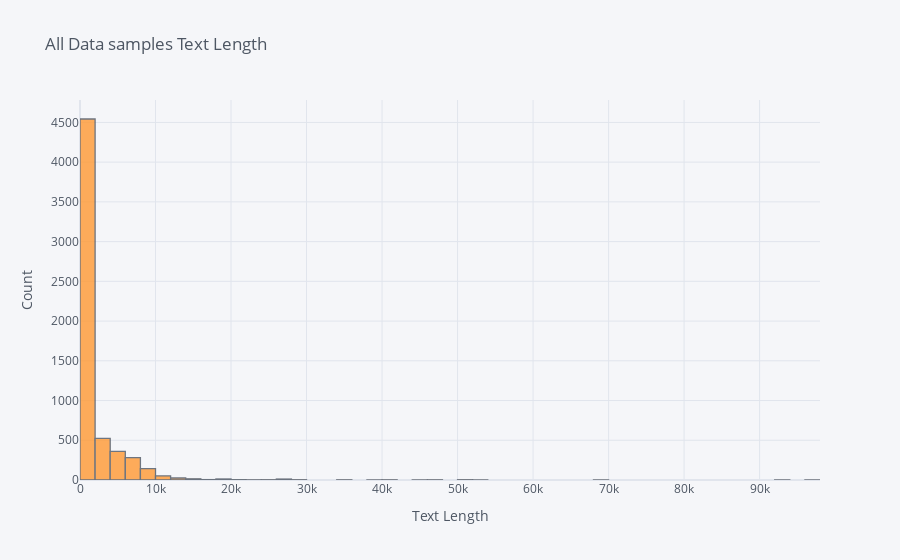

Notebook code cell kept with this figure:
### Code cell
# plotting the text lenth for all samples
data_final['text_len'].iplot(kind='hist',bins=50,xTitle='Text Length',yTitle='Count',title='All Data samples Text Length')

### Figure 1 — Plotly figure (JSON) as saved in the notebook; plotly's stock layout.template omitted (floating-point values rounded to 4 significant figures; data arrays with more than 128 entries replaced by an {"elided": "..."} marker saying what was removed)
{"data": [{"histfunc": "count", "histnorm": "", "marker": {"color": "rgba(255, 153, 51, 1.0)", "line": {"color": "#4D5663", "width": 1.3}}, "name": "text_len", "nbinsx": 50, "opacity": 0.8, "orientation": "v", "type": "histogram", "x": {"elided": "6000 int values"}}], "layout": {"barmode": "overlay", "legend": {"bgcolor": "#F5F6F9", "font": {"color": "#4D5663"}}, "paper_bgcolor": "#F5F6F9", "plot_bgcolor": "#F5F6F9", "title": {"font": {"color": "#4D5663"}, "text": "All Data samples Text Length"}, "xaxis": {"gridcolor": "#E1E5ED", "showgrid": true, "tickfont": {"color": "#4D5663"}, "title": {"font": {"color": "#4D5663"}, "text": "Text Length"}, "zerolinecolor": "#E1E5ED"}, "yaxis": {"gridcolor": "#E1E5ED", "showgrid": true, "tickfont": {"color": "#4D5663"}, "title": {"font": {"color": "#4D5663"}, "text": "Count"}, "zerolinecolor": "#E1E5ED"}}}
